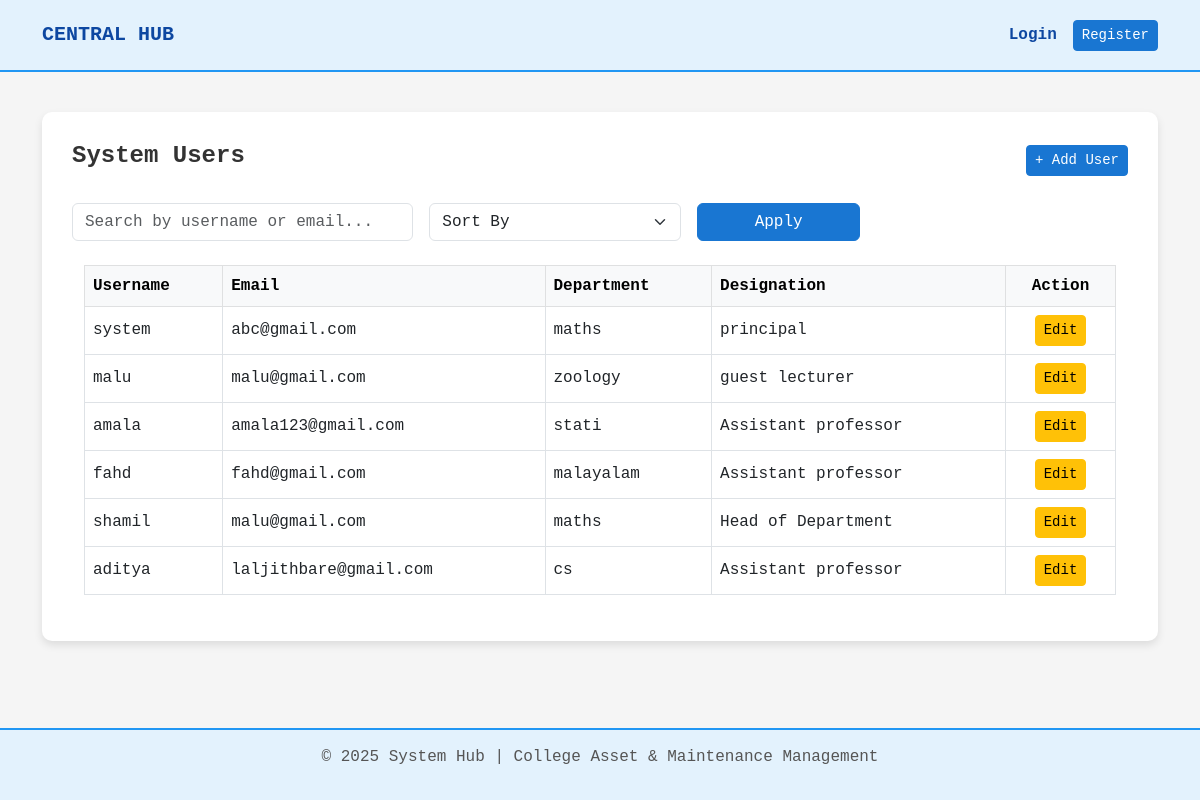
/users/, run on the app's committed database.
### core/models.py (models this page shows, shortened)
class User(AbstractUser):
    user_id = models.AutoField(primary_key=True)
    department = models.ForeignKey(Department, on_delete=models.SET_NULL, null=True)
    designation = models.ForeignKey(Designation, on_delete=models.SET_NULL, null=True)

class Department(models.Model):
    department_id = models.AutoField(primary_key=True)
    department_name = models.CharField(max_length=100, unique=True)
    teacher_in_charge = models.ForeignKey(
        settings.AUTH_USER_MODEL,
        on_delete=models.SET_NULL,
        null=True,
        blank=True,
        related_name="departments_in_charge"
    )
    def __str__(self):
        return self.department_name

class Designation(models.Model):
    des_id = models.AutoField(primary_key=True)
    designation = models.CharField(max_length=100)
    def __str__(self):
        return self.designation

### core/views.py (the view)
# urls.py: path('users/', views.user_list, name='user_list'),
def user_list(request):
    users = User.objects.all()
    search_query = request.GET.get("search")
    if search_query:
        users = users.filter(
            Q(username__icontains=search_query) |
            Q(email__icontains=search_query)
        )
    sort = request.GET.get("sort")
    if sort == "asc":
        users = users.order_by("username")
    elif sort == "desc":
        users = users.order_by("-username")
    return render(request, "user_list.html", {
        "users": users
    })

### templates/user_list.html (shortened to what this page needs)
{% extends 'base.html' %}
{% block content %}
<div class="d-flex justify-content-between align-items-center mb-4">
    <h4 class="fw-bold">System Users</h4>
    <a href="{% url 'add_user' %}" class="btn btn-primary btn-sm">
        + Add User
    </a>
</div>
<form method="GET" class="row g-3 mb-4">
    <div class="col-md-4">
        <input type="text"
               name="search"
               class="form-control"
               placeholder="Search by username or email..."
               value="{{ request.GET.search }}">
    </div>
    <div class="col-md-3">
        <select name="sort" class="form-select">
            <option value="">Sort By</option>
        </select>
    </div>
    <div class="col-md-2">
        <button type="submit" class="btn btn-primary w-100">
            Apply
        </button>
    </div>
</form>
<div class="container">
    {% if users %}
    <div class="table-responsive">
        <table class="table table-bordered table-hover align-middle">
            <thead class="table-light">
                <tr>
                    <th>Username</th>
                    <th>Email</th>
                    <th>Department</th>
                    <th>Designation</th>
                    <th class="text-center">Action</th>
                </tr>
            </thead>
            <tbody>
                {% for user in users %}
                <tr>
                    <td>{{ user.username }}</td>
                    <td>{{ user.email }}</td>
                    <td>{{ user.department }}</td>
                    <td>{{ user.designation }}</td>
                    <td class="text-center">
                        <a href="{% url 'edit_user' user.user_id %}"
                           class="btn btn-warning btn-sm">
                            Edit
                        </a>
                    </td>
                </tr>
                {% endfor %}
            </tbody>
        </table>
    </div>
    {% else %}
        <div class="alert alert-info text-center">
            No users found.
        </div>
    {% endif %}
</div>
{% endblock %}

### templates/base.html (style rules this page uses)
body { background-color: #F5F5F5; color: #333; font-family: 'Courier New', monospace; min-height: 100vh; display: flex; flex-direction: column; }
.btn-primary { background-color: #1976D2; border-color: #1976D2; }

### data on the page
User: username "system", email "abc@gmail.com", department "maths", designation "principal"
User: username "malu", email "malu@gmail.com", department "zoology", designation "guest lecturer"
User: username "amala", email "amala123@gmail.com", department "stati", designation "Assistant professor"
User: username "fahd", email "fahd@gmail.com", department "malayalam", designation "Assistant professor"
User: username "shamil", email "malu@gmail.com", department "maths", designation "Head of Department"
User: username "aditya", email "laljithbare@gmail.com", department "cs", designation "Assistant professor"
